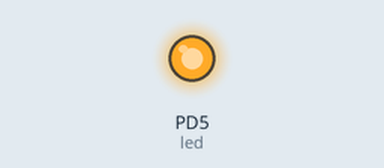
A program run on a simulated ATmega328P, built with avr-gcc and emulated at 16 MHz. Shown: output pins drawn as LEDs (lit = HIGH).

Above: at 1.5 s.
At 5.5 s:
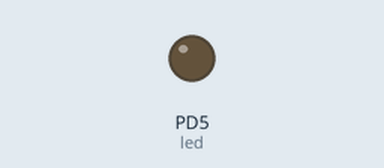
Timing chart, 0 to 10.4 s (numbered marks = the images above):
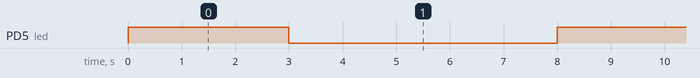

The program:

main.c
```c
/*
 * 1_PORTD_5_LED.c
 *
 * Created: 09-05-2026 01:42:37
 * Author : athul
 */

#define F_CPU 16000000UL
#include <avr/io.h>
#include <util/delay.h>

int main(void)
{
	//set PORTD Pin 5 as output
	DDRD |= (1 << PD5); //config PORTD pin 5 as output
	while (1)
	{
		//led on
		PORTD |= (1 << PD5); //turn on the led connect to pd5
		_delay_ms(3000); //delay 3 second while on

		//led off
		PORTD &= ~(1 << PD5); // trun off the led
		_delay_ms(5000); // delay 5 second while off
	}

	return 0;
}
```

Measured:
- by itself, PD5 (led): alternates HIGH for 3.0 s and LOW for 5.0 s
